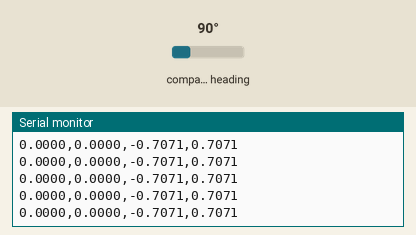
Bench run of a sketch on a simulated Arduino Uno, built with avr-gcc and run on an emulated ATmega328P. Parts: the last lines printed to the serial monitor. The inputs (shaded band) are chosen by the test bench; at power-on: compass heading 90°.

Above: at 1.3 s.
1.4 s: compass heading set to 7°
At 2.5 s:
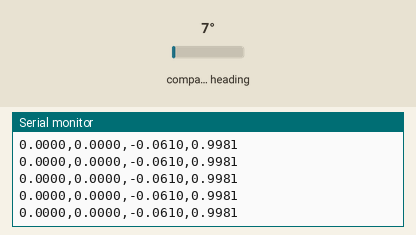
4.4 s: compass heading set to 180°
At 5.3 s:
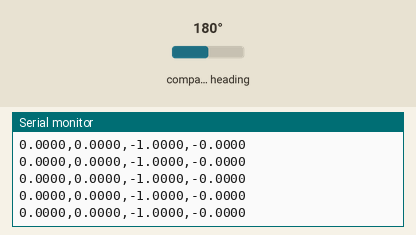
Timing chart, 0 to 7.4 s (numbered marks = the images above; inputs shaded):
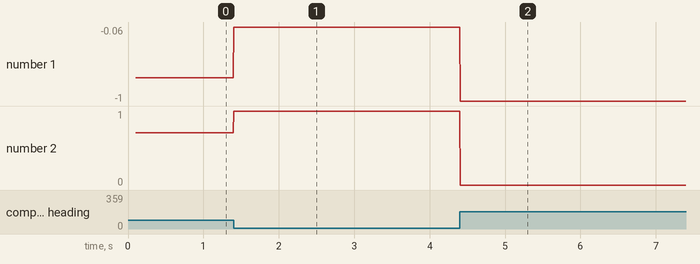

Measured:
- after the input at 1.4 s, the serial monitor: prints a new line at once (image 1)
- after the input at 4.4 s, the serial monitor: prints a new line at once (image 2)
- plotted number 1: -0.71 → -0.06 after the input at 1.4 s, -0.06 → -1 after the input at 4.4 s
- plotted number 2: 0.71 → 1 after the input at 1.4 s

The sketch:

BNO055.ino
```cpp
#include <Wire.h>
#include <Adafruit_Sensor.h>
#include <Adafruit_BNO055.h>
#include <utility/imumaths.h>

Adafruit_BNO055 bno = Adafruit_BNO055(55);

void setup(void)
{
  Serial.begin(115200);
  Serial.println("Orientation Sensor Test"); Serial.println("");

  /* Initialise the sensor */
  if (!bno.begin())
  {
    /* There was a problem detecting the BNO055 ... check your connections */
    Serial.print("Ooops, no BNO055 detected ... Check your wiring or I2C ADDR!");
    while (1);
  }

  delay(100);

  bno.setExtCrystalUse(true);

}

void loop(void)
{
  /* Get a new sensor event */
  imu::Quaternion quat = bno.getQuat();

  Serial.print(quat.x(), 4);
  Serial.print(",");
  Serial.print(quat.y(), 4);
  Serial.print(",");
  Serial.print(quat.z(), 4);
  Serial.print(",");
  Serial.print(quat.w(), 4);
  Serial.println("");
  /* Display the quat data */


 delay(5);
}
```
